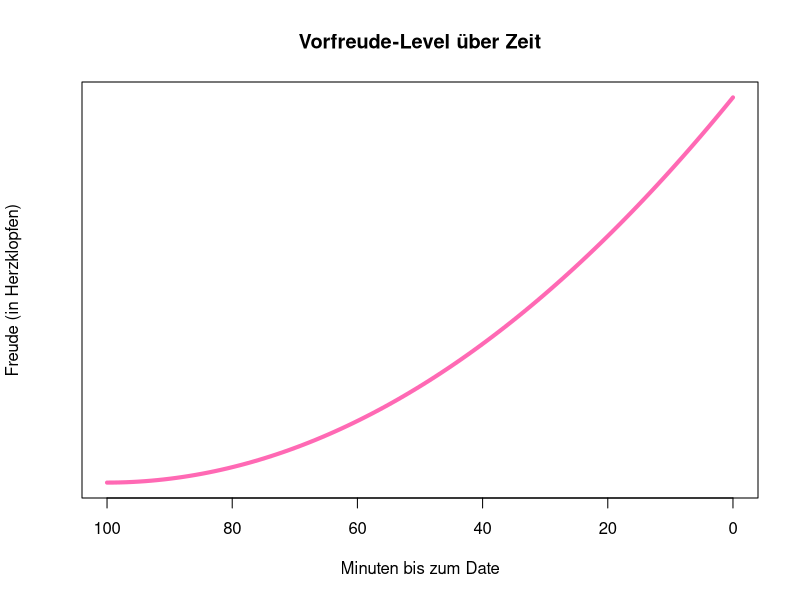

This figure's R source:
## ---- chunk 1

x <- seq(100, 0, length.out = 100)

y <- (100 - x)^2


plot(x, y, type = "l", col = "#ff69b4", lwd = 4, 
     xlim = c(100, 0), 
     main = "Vorfreude-Level über Zeit", 
     xlab = "Minuten bis zum Date", ylab = "Freude (in Herzklopfen)",
     yaxt = "n") 
